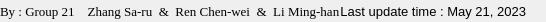
              <widget class="QFrame" name="bottomBar">
               <property name="minimumSize">
                <size>
                 <width>0</width>
                 <height>22</height>
                </size>
               </property>
               <property name="maximumSize">
                <size>
                 <width>16777215</width>
                 <height>22</height>
                </size>
               </property>
               <property name="frameShape">
                <enum>QFrame::NoFrame</enum>
               </property>
               <property name="frameShadow">
                <enum>QFrame::Raised</enum>
               </property>
               <layout class="QHBoxLayout" name="horizontalLayout_5">
                <property name="spacing">
                 <number>0</number>
                </property>
                <property name="leftMargin">
                 <number>0</number>
                </property>
                <property name="topMargin">
                 <number>0</number>
                </property>
                <property name="rightMargin">
                 <number>0</number>
                </property>
                <property name="bottomMargin">
                 <number>0</number>
                </property>
                <item>
                 <widget class="QLabel" name="creditsLabel">
                  <property name="maximumSize">
                   <size>
                    <width>16777215</width>
                    <height>16</height>
                   </size>
                  </property>
                  <property name="font">
                   <font>
                    <family>Times New Roman</family>
                    <pointsize>10</pointsize>
                    <italic>false</italic>
                    <bold>false</bold>
                   </font>
                  </property>
                  <property name="styleSheet">
                   <string notr="true">QLabel{
	font: 9pt &quot;Times New Roman&quot;;
	font: 10pt
}</string>
                  </property>
                  <property name="text">
                   <string>By : Group 21    Zhang Sa-ru  &amp;  Ren Chen-wei  &amp;  Li Ming-han</string>
                  </property>
                  <property name="alignment">
                   <set>Qt::AlignLeading|Qt::AlignLeft|Qt::AlignVCenter</set>
                  </property>
                 </widget>
                </item>
                <item>
                 <widget class="QLabel" name="version">
                  <property name="styleSheet">
                   <string notr="true">QLabel{
	font: 9pt &quot;Times New Roman&quot;;
	font: 10pt
}</string>
                  </property>
                  <property name="text">
                   <string>Last update time : May 21, 2023</string>
                  </property>
                  <property name="alignment">
                   <set>Qt::AlignRight|Qt::AlignTrailing|Qt::AlignVCenter</set>
                  </property>
                 </widget>
                </item>
                <item>
                 <widget class="QFrame" name="frame_size_grip">
                  <property name="minimumSize">
                   <size>
                    <width>20</width>
                    <height>0</height>
                   </size>
                  </property>
                  <property name="maximumSize">
                   <size>
                    <width>20</width>
                    <height>16777215</height>
                   </size>
                  </property>
                  <property name="frameShape">
                   <enum>QFrame::NoFrame</enum>
                  </property>
                  <property name="frameShadow">
                   <enum>QFrame::Raised</enum>
                  </property>
                 </widget>
                </item>
               </layout>
              </widget>
